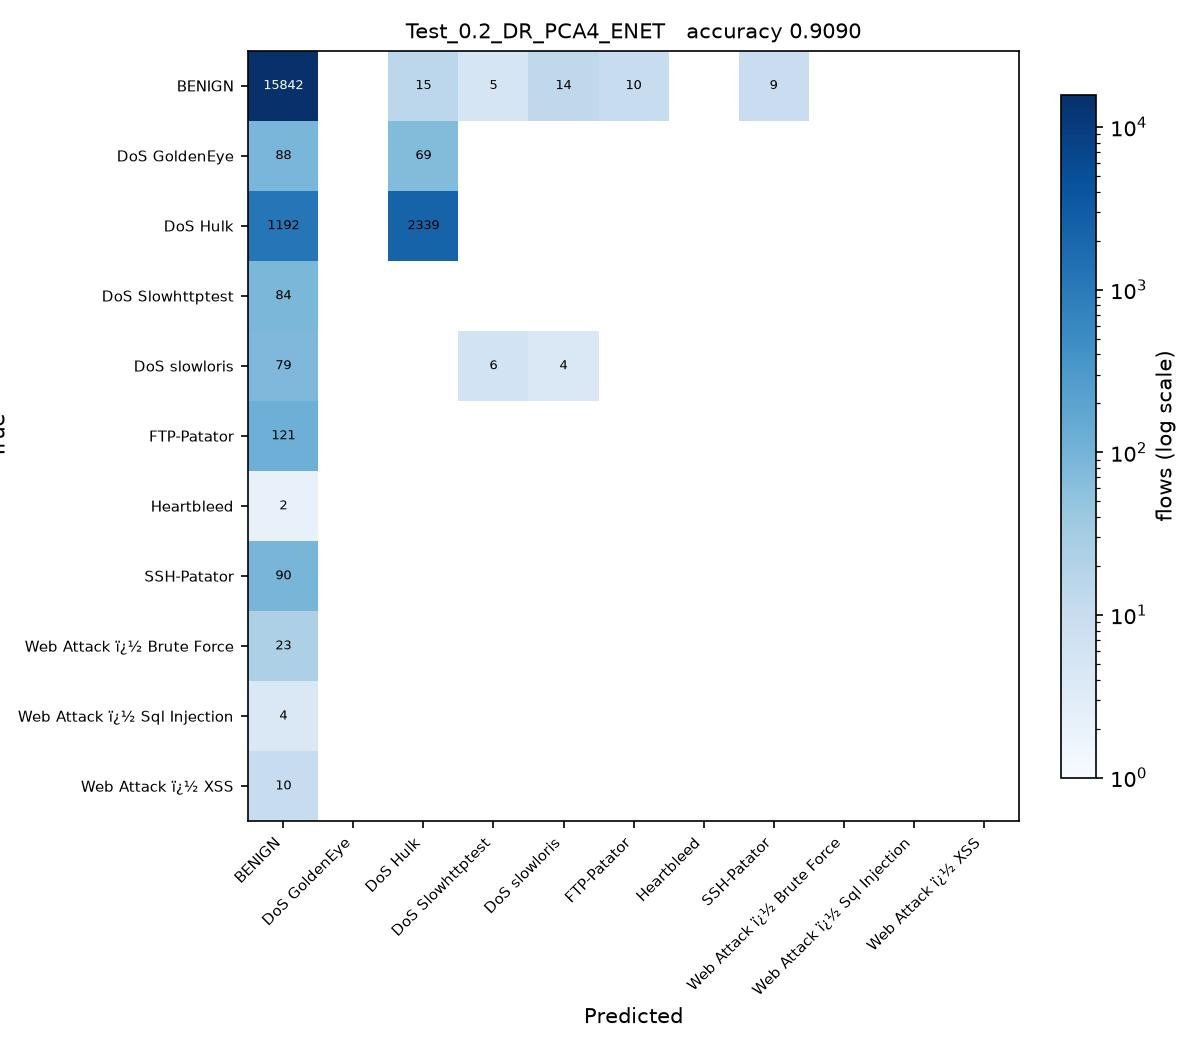

The Python source for this figure:
# Test_0.2_DR_PCA4_ENET.py
#
# Test size 0.2  |  PCA, 4 components  |  Elastic Net -> SGDClassifier(penalty='elasticnet') (sheet #5)
#
# This is SGDC_60_40.py with the changes marked CHANGE below and nothing else.
#
# Sheet entry 5 is ElasticNet(alpha=0.1, l1_ratio=0.5), a regressor. The
# elasticnet penalty and l1_ratio=0.5 are carried over exactly; alpha is left
# at the SGDClassifier default for the same reason as entry 4.

import os
from pathlib import Path

# CHANGE 1: run from the project folder, so the CSV names below resolve, and
# read them as latin-1. The Web Attack labels contain byte 0x96, which the
# default utf-8 decoder rejects with UnicodeDecodeError.
os.chdir(Path(__file__).resolve().parent.parent)
import numpy as np
import pandas as pd

df1 = pd.read_csv(r'C:\Users\Karthika\OneDrive\Desktop\ACN_PCA_75_Runs\Scripts\Tuesday-WorkingHours.pcap_ISCX (1).csv', low_memory=True, encoding='latin-1')
df2 = pd.read_csv(r'C:\Users\Karthika\OneDrive\Desktop\ACN_PCA_75_Runs\Scripts\Wednesday-workingHours.pcap_ISCX.csv', low_memory=True, encoding='latin-1')
df3 = pd.read_csv(r'C:\Users\Karthika\OneDrive\Desktop\ACN_PCA_75_Runs\Scripts\Thursday-WorkingHours-Morning-WebAttacks.pcap_ISCX.csv', low_memory=True, encoding='latin-1')

dataset = pd.concat([df1, df2, df3], ignore_index=True)

dataset.columns = dataset.columns.str.strip()

# CHANGE 2: a stratified sample of 100000 flows, the same for every run.
# The full three captures hold about 1.3 million flows, which makes 75 runs
# impractical. At least 50 flows of every class are kept.
label = dataset.columns[-1]
dataset = pd.concat(
    [g.sample(n=min(len(g), max(50, round(100000 * len(g) / len(dataset)))), random_state=0)
     for _, g in dataset.groupby(label)],
    ignore_index=True
)

X = dataset.iloc[:, :-1]
y = dataset.iloc[:, -1]

X = X.apply(pd.to_numeric, errors='coerce')

X.replace([np.inf, -np.inf], np.nan, inplace=True)

from sklearn.impute import SimpleImputer

imputer = SimpleImputer(missing_values=np.nan, strategy='mean')
X = imputer.fit_transform(X)

from sklearn.preprocessing import LabelEncoder

labelencoder_y = LabelEncoder()
y = labelencoder_y.fit_transform(y)

from sklearn.model_selection import train_test_split

X_train, X_test, y_train, y_test = train_test_split(
    X,
    y,
    test_size=0.2,   # CHANGE 3: test size
    random_state=0,
    stratify=y
)

# CHANGE 4: PCA, from PCA_LDA_KErnel_PCA_CODE.pdf (fitted on training data only).
# PCA follows the directions of largest variance, so the features have to be on
# a common scale first, otherwise the components just track whichever column has
# the biggest units. The scaler is fitted on the training split only.
from sklearn.preprocessing import StandardScaler
from sklearn.decomposition import PCA

scaler = StandardScaler()
X_train = scaler.fit_transform(X_train)
X_test = scaler.transform(X_test)

pca = PCA(n_components=4)
X_train = pca.fit_transform(X_train)          # no labels: PCA is unsupervised
X_test = pca.transform(X_test)
print("\nVariance explained by 4 components : {:.4f}".format(pca.explained_variance_ratio_.sum()))

# CHANGE 5: Elastic Net -> SGDClassifier(penalty='elasticnet') (sheet #5) in place of SGDClassifier
from sklearn.linear_model import SGDClassifier

classifier = SGDClassifier(
    loss='hinge',
    penalty='elasticnet',
    l1_ratio=0.5,
    alpha=0.0001,
    max_iter=1000,
    tol=1e-3,
    random_state=0
)

classifier.fit(X_train, y_train)

y_pred = classifier.predict(X_test) 

from sklearn.metrics import confusion_matrix
from sklearn.metrics import accuracy_score
from sklearn.metrics import precision_score
from sklearn.metrics import recall_score
from sklearn.metrics import f1_score
from sklearn.metrics import classification_report

cm = confusion_matrix(y_test, y_pred)

print("Confusion Matrix:\n")
print(cm)

print("\nAccuracy : {:.4f}".format(accuracy_score(y_test, y_pred)))
print("\nPrecision : {:.4f}".format(precision_score(y_test, y_pred, average='weighted')))
print("\nRecall : {:.4f}".format(recall_score(y_test, y_pred, average='weighted')))
print("\nF1 Score : {:.4f}".format(f1_score(y_test, y_pred, average='weighted')))

print("\nClassification Report:\n")
print(classification_report(y_test, y_pred))
# CHANGE 6: save the confusion matrix as Test_0.2_DR_PCA4_ENET.jpg and record the result
import matplotlib
matplotlib.use('Agg')
import matplotlib.pyplot as plt
from matplotlib.colors import LogNorm

here = Path(__file__).resolve().parent
names = [str(c) for c in labelencoder_y.classes_]
fig, ax = plt.subplots(figsize=(8, 7))
im = ax.imshow(cm, cmap='Blues', norm=LogNorm(vmin=1))
ax.set_xticks(range(len(names)), names, rotation=45, ha='right', fontsize=7)
ax.set_yticks(range(len(names)), names, fontsize=7)
ax.set_xlabel('Predicted')
ax.set_ylabel('True')
ax.set_title('Test_0.2_DR_PCA4_ENET   accuracy {:.4f}'.format(accuracy_score(y_test, y_pred)), fontsize=10)
for i in range(cm.shape[0]):
    for j in range(cm.shape[1]):
        if cm[i, j]:
            ax.text(j, i, cm[i, j], ha='center', va='center', fontsize=6,
                    color='white' if cm[i, j] > cm.max() / 3 else 'black')
fig.colorbar(im, ax=ax, fraction=0.04, label='flows (log scale)')
fig.tight_layout()
fig.savefig(here / 'Test_0.2_DR_PCA4_ENET.jpg', dpi=150)
plt.close(fig)

row = pd.DataFrame([{
    'Test': 0.2, 'DR': 'PCA4', 'Clas': 'ENET',
    'Acc': round(accuracy_score(y_test, y_pred), 4),
    'Pre': round(precision_score(y_test, y_pred, average='weighted', zero_division=0), 4),
    'Rec': round(recall_score(y_test, y_pred, average='weighted', zero_division=0), 4),
    'F1': round(f1_score(y_test, y_pred, average='weighted', zero_division=0), 4),
    'script': 'Test_0.2_DR_PCA4_ENET',
}])
out = here.parent / 'results' / '75_runs.csv'
out.parent.mkdir(exist_ok=True)
if out.exists():
    old = pd.read_csv(out)
    row = pd.concat([old[old['script'] != 'Test_0.2_DR_PCA4_ENET'], row], ignore_index=True)
row.to_csv(out, index=False)
